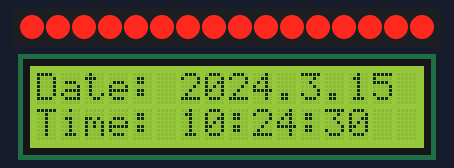
Recording of a sketch running on a simulated Arduino Uno, built with avr-gcc and run on an emulated ATmega328P. Parts: 16 shift-register outputs drawn as a row of LEDs (first output left, lit = HIGH), 16×2 character LCD. Wiring (inferred from the names in the program): 2 × shift register (74HC595): data pin 11; shift clock pin 12; latch pin 8. Wiring (inferred from the signals the program sends): row of LEDs: on Q0, Q1, Q2, Q3, Q4, Q5, Q6, Q7, Q8, Q9, Q10, Q11, Q12, Q13, Q14, Q15. The local clock reads 2024-03-15 10:24:30 at power-on unless the sketch sets it.

Above: at 0.1 s.
At 5.3 s:
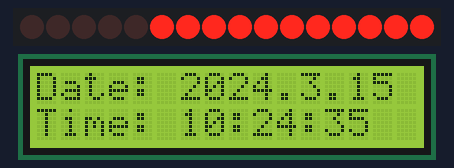
At 11.5 s:
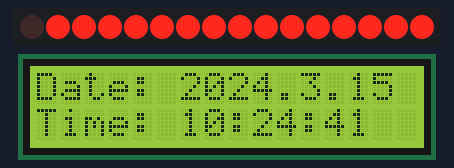
At 19.8 s:
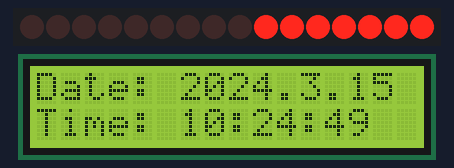
At 27.1 s:
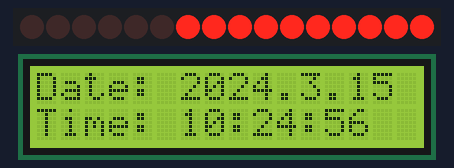
At 38.4 s:
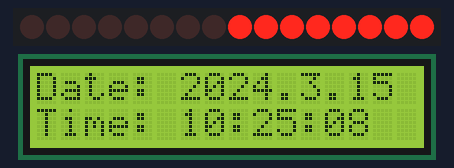
Timing chart, 0 to 40.0 s (numbered marks = the images above):
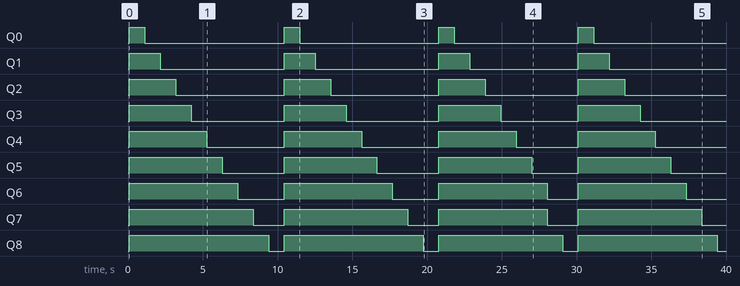

Measured:
- by itself, Q0: alternates HIGH for 1.0 s and LOW for 9.3 s
- by itself, Q1: alternates HIGH for 2.1 s and LOW for 8.3 s
- by itself, Q2: LOW → HIGH at 0.10 s, → LOW 3.1 s later, → HIGH 7.2 s later, → LOW 3.1 s later, … (8 changes in this stretch)
- by itself, Q3: LOW → HIGH at 0.10 s, → LOW 4.1 s later, → HIGH 6.2 s later, → LOW 4.1 s later, … (8 changes in this stretch)
- by itself, Q4: LOW → HIGH at 0.10 s, → LOW 5.2 s later, → HIGH 5.2 s later, → LOW 5.2 s later, … (8 changes in this stretch)
- by itself, Q5: LOW → HIGH at 0.10 s, → LOW 6.2 s later, → HIGH 4.1 s later, → LOW 6.2 s later, … (8 changes in this stretch)
- by itself, Q6: LOW → HIGH at 0.10 s, → LOW 7.2 s later, → HIGH 3.1 s later, → LOW 7.2 s later, … (8 changes in this stretch)
- by itself, Q7: alternates HIGH for 8.3 s and LOW for 2.1 s

The sketch:

i2c_LCD_rtc.ino
```cpp
#include <Wire.h>
#include <LiquidCrystal_I2C.h>

LiquidCrystal_I2C lcd(0x27,16,2);  // set the LCD address to 0x27 for a 16 chars and 2 line display

int ledPin = 13;                 // LED connected to digital pin 13

#include <Wire.h>
#include "RTClib.h"
RTC_DS1307 RTC;

// Define Connections to 74HC595

// ST_CP pin 12
const int latchPin = 8;
// SH_CP pin 11
const int clockPin = 12;
// DS pin 14
const int dataPin = 11;
const int numberOfShiftRegisters = 2;

#include <ShiftRegister74HC595.h>
ShiftRegister74HC595<numberOfShiftRegisters> sr(dataPin, clockPin, latchPin);

void ledSwitch(int OnLedNumber){
  for (int i = 0; i < numberOfShiftRegisters * 8; i++) {
    sr.set(i, LOW); // set single pin HIGH
    //delay(200);
  }
  for (int i = 0; i < OnLedNumber; i++) {
    sr.set(i, HIGH); // set single pin HIGH
    //delay(200);
  }
}

void setup()
{
  Serial.begin(115200);
  //pinMode(ledPin, OUTPUT);      // sets the digital pin as output

  lcd.init();                      // initialize the lcd
  // Print a message to the LCD.
  lcd.backlight();


  RTC.begin();
  if (! RTC.isrunning()) {
    Serial.println("RTC is NOT running!");
    // following line sets the RTC to the date & time this sketch was compiled
    RTC.adjust(DateTime(__DATE__, __TIME__));
  }

}


void loop()
{
  //digitalWrite(ledPin, HIGH);   // sets the LED on
  //delay(2000);                  // waits for a second
  //digitalWrite(ledPin, LOW);    // sets the LED off
  //delay(200);                  // waits for a second

  DateTime now = RTC.now();

  //lcd.clear();
  lcd.setCursor(0,0);
  lcd.print("Date: "+String(now.year())+"."+ String(now.month()) +"." + String(now.day()));

  lcd.setCursor(0,2);
  String hour = "";
  if (now.hour() < 10){
    hour = "0" + String(now.hour());
  }else{
    hour = String(now.hour());
  }
  String min = "";
  if (now.minute() < 10){
    min = "0" + String(now.minute());
  }else{
    min = String(now.minute());
  }
  String sec = "";
  if (now.second() < 10){
    sec = "0" + String(now.second());
  }else{
    sec = String(now.second());
  }
  lcd.print("Time: "+hour+":"+ min +":" + sec );

  ledSwitch(atoi(sec.c_str())%10);

/*
  Serial.print(now.year(), DEC);
  Serial.print('/');
  Serial.print(now.month(), DEC);
  Serial.print('/');
  Serial.print(now.day(), DEC);
  Serial.print(' ');
  Serial.print(now.hour(), DEC);
  Serial.print(':');
  Serial.print(now.minute(), DEC);
  Serial.print(':');
  Serial.print(now.second(), DEC);
  Serial.println();
*/
  delay(1000);

}
```
